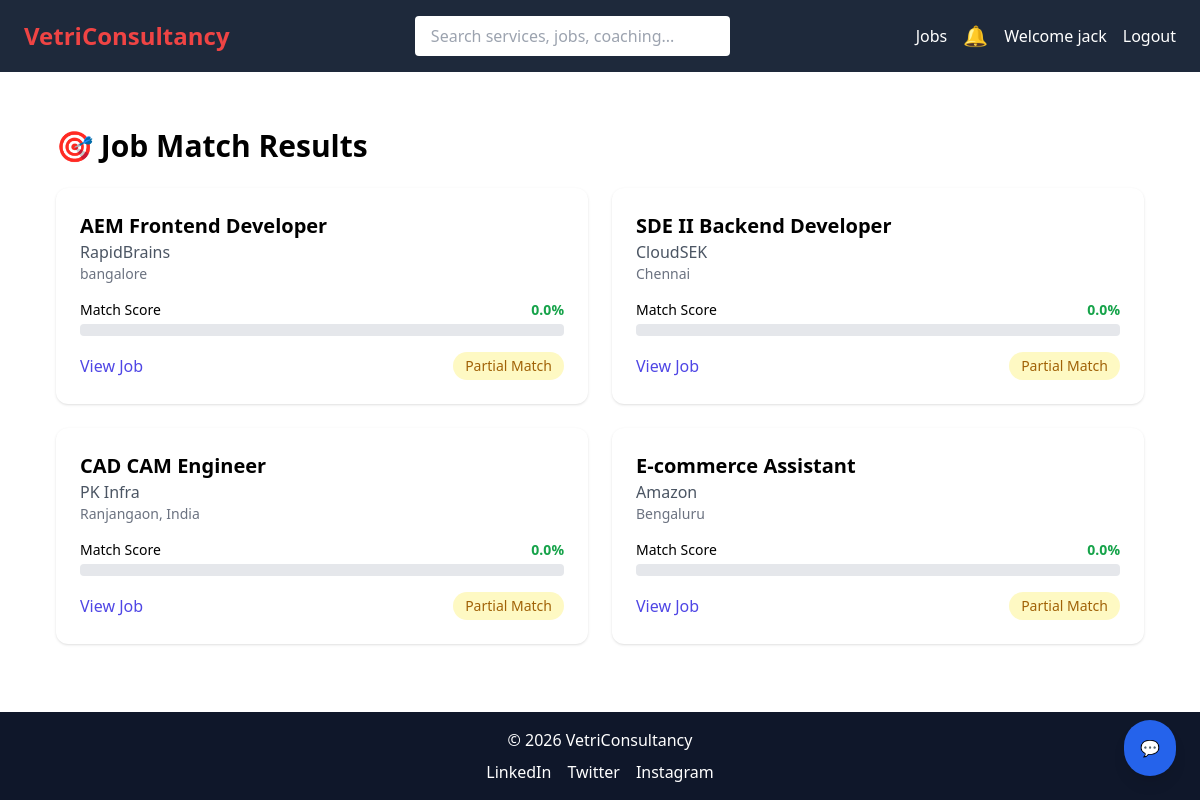
Screenshot of /job-matching/ (signed in) with the database file from the repository.
### VCS/models.py (models this page shows, shortened)
class Job(models.Model):
    EXPERIENCE_CHOICES = [
        ('FRESHER', 'Fresher'),
        ('1-3', '1–3 Years'),
        ('3-5', '3–5 Years'),
        ('5+', '5+ Years'),
    ]
    company_name = models.CharField(max_length=200, db_index=True)
    job_title = models.CharField(max_length=200, db_index=True)
    location = models.CharField(max_length=100, db_index=True)
    experience = models.CharField(
        max_length=10,
        choices=EXPERIENCE_CHOICES,
        db_index=True
    )
    salary_range = models.IntegerField(help_text="Monthly salary", db_index=True)
    is_remote = models.BooleanField(default=False)
    eligibility = models.TextField()
    job_description = models.TextField()
    posted_at = models.DateTimeField(auto_now_add=True, db_index=True)
    saved_by = models.ManyToManyField(User, blank=True, related_name='saved_jobs')
    applied_by = models.ManyToManyField(User, through='JobApplication', related_name='applied_jobs')
    class Meta:
        indexes = [
            models.Index(fields=['job_title']),
            models.Index(fields=['location']),
            models.Index(fields=['experience']),
            models.Index(fields=['salary_range']),
        ]

### VCS/views.py (the view)
# urls.py: path('job-matching/', job_matching, name='job_matching'),
@login_required
def job_matching(request):
    profile = request.user.profile
    jobs = Job.objects.all()
    matched_jobs = []
    for job in jobs:
        score = SequenceMatcher(
            None,
            profile.skills.lower(),
            job.job_description.lower()
        ).ratio() * 100
        matched_jobs.append({
            "job": job,
            "score": round(score, 2)
        })
    matched_jobs = sorted(matched_jobs, key=lambda x: x["score"], reverse=True)
    return render(request, "job_matching.html", {
        "matched_jobs": matched_jobs
    })

### VCS/context_processors.py (called while the page is built)
def notification_count(request):
    if request.user.is_authenticated:
        unread_count = Notification.objects.filter(
            user=request.user,
            is_read=False
        ).count()
        latest_notifications = Notification.objects.filter(
            user=request.user
        ).order_by('-created_at')[:5]
    else:
        unread_count = 0
        latest_notifications = []
    return {
        'notification_count': unread_count,
        'latest_notifications': latest_notifications,
    }

### VCS/templates/job_matching.html (shortened to what this page needs)
<!DOCTYPE html>
{% extends 'base.html' %}
{% block content %}
<body class="bg-gray-100 min-h-screen">
    <div class="max-w-6xl mx-auto p-8">
        <h1 class="text-3xl font-bold mb-6">🎯 Job Match Results</h1>
        <div class="grid grid-cols-1 md:grid-cols-2 gap-6">
            {% for item in matched_jobs %}
            <div class="bg-white shadow rounded-xl p-6">
                <h2 class="text-xl font-semibold">{{ item.job.job_title }}</h2>
                <p class="text-gray-600">{{ item.job.company_name }}</p>
                <p class="text-sm text-gray-500">{{ item.job.location }}</p>
                <div class="mt-4">
                    <div class="flex justify-between mb-1">
                        <span class="text-sm font-medium">Match Score</span>
                        <span class="text-sm font-bold text-green-600">{{ item.score }}%</span>
                    </div>
                    <div class="w-full bg-gray-200 rounded h-3">
                    </div>
                </div>
                <div class="mt-4 flex justify-between items-center">
                    <a href="{% url 'job_detail' item.job.id %}"
                    class="text-indigo-600 hover:underline">View Job</a>
                    {% if item.score >= 60 %}
                    <span class="bg-green-100 text-green-700 px-3 py-1 rounded-full text-sm">
                        Best Match
          </span>
          {% else %}
          <span class="bg-yellow-100 text-yellow-700 px-3 py-1 rounded-full text-sm">
              Partial Match
            </span>
            {% endif %}
        </div>
    </div>
    {% endfor %}
</div>
</div>
{% endblock %}

### VCS/templates/base.html (shortened to what this page needs)
<!DOCTYPE html>
<html lang="en" x-data="{ open: false, bell:false }">
<head>
    <script src="https://cdn.tailwindcss.com"></script>
</head>
<body class="flex flex-col min-h-screen" x-data="{ open:false }">
<header class="bg-slate-800 text-white px-4 md:px-6 py-4 flex flex-col md:flex-row md:items-center md:justify-between">
    <div class="flex justify-between items-center w-full md:w-auto">
        <a href="/" class="text-2xl text-red-500 font-bold">
            VetriConsultancy
        </a>
    </div>
    <div :class="{'block': open, 'hidden': !open}" class="w-full mt-4 md:mt-0 md:flex md:items-center md:justify-between">
        <form action="/search/" method="get"
              class="w-full md:w-1/3 mx-auto mb-2 md:mb-0">
            <input type="text" name="q"
                placeholder="Search services, jobs, coaching..."
                class="w-full px-4 py-2 rounded text-black focus:outline-none">
        </form>
        <nav class="flex flex-col md:flex-row md:items-center space-y-2 md:space-y-0 md:space-x-4">
            <a href="/jobs/" class="hover:text-blue-300">Jobs</a>
            {% if user.is_authenticated %}
            <div class="relative" x-data="{ bell:false }">
                <button @click="bell = !bell" class="relative text-xl">
                    🔔
                </button>
            </div>
            {% if user.is_superuser or user.is_staff %}
                <a href="{% url 'admin_dashboard' %}" class="hover:text-yellow-300 font-semibold">
                    Dashboard
                </a>
            {% else %}
                <a href="{% url 'profile' %}" class="hover:text-blue-300">
                    Welcome {{ user.username }}
                </a>
            {% endif %}
            <form method="post" action="{% url 'logout' %}" class="inline">
                <button type="submit" class="hover:text-red-300">Logout</button>
            </form>
            {% else %}
                <a href="/login/" class="hover:text-blue-300">Login</a>
                <a href="/signup/" class="bg-blue-500 px-3 py-1 rounded hover:bg-blue-600">Signup</a>
            {% endif %}
        </nav>
    </div>
</header>
<main class="flex-grow px-4 md:px-6 py-6">
    {% block content %}{% endblock %}
</main>
<footer class="bg-slate-900 text-white text-center p-4 mt-auto">
    <p>© 2026 VetriConsultancy</p>
    <div class="flex justify-center space-x-4 mt-2">
        <span>LinkedIn</span>
        <span>Twitter</span>
        <span>Instagram</span>
    </div>
</footer>
<div x-data="{ openChat: false }" class="fixed bottom-6 right-6 z-50">
    <button @click="openChat = true"
            class="bg-blue-600 hover:bg-blue-700 text-white p-4 rounded-full shadow-lg flex items-center justify-center animate-float">
        💬
    </button>
</div>
</body>
</html>

### VCS/templates/base.html (style rules this page uses)
.animate-float { animation: float 8s ease-in-out infinite; }

### rows the page displays
Job: job.job_title "AEM Frontend Developer", job.company_name "RapidBrains", job.location "bangalore", score "0.0"
Job: job.job_title "SDE II Backend Developer", job.company_name "CloudSEK", job.location "Chennai", score "0.0"
Job: job.job_title "CAD CAM Engineer", job.company_name "PK Infra", job.location "Ranjangaon, India", score "0.0"
Job: job.job_title "E-commerce Assistant", job.company_name "Amazon", job.location "Bengaluru", score "0.0"

### other values shown
{{ user.username }} "jack"
